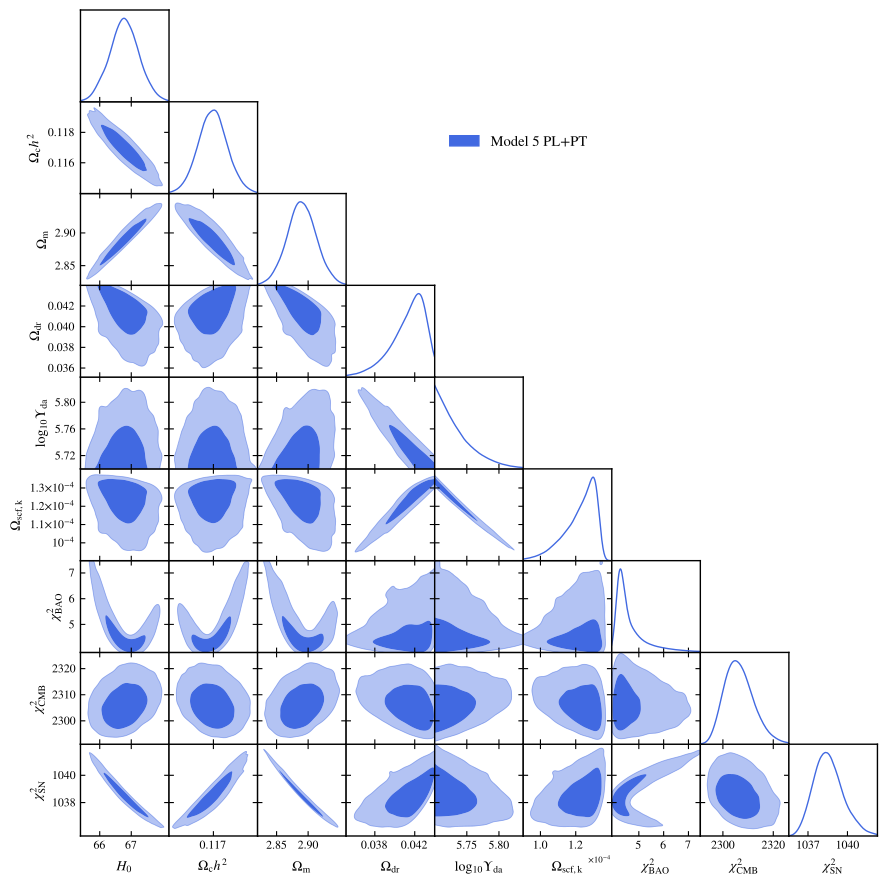

Reproduce this figure in Python.
import getdist.plots as gplot
from getdist import MCSamples
from getdist import loadMCSamples
import os
import matplotlib
import subprocess
import matplotlib.pyplot as plt
import numpy as np

# GENERAL PLOT OPTIONS
matplotlib.rcParams['mathtext.fontset'] = 'stix'
matplotlib.rcParams['font.family'] = 'STIXGeneral'
matplotlib.rcParams['mathtext.rm'] = 'Bitstream Vera Sans'
matplotlib.rcParams['mathtext.it'] = 'Bitstream Vera Sans:italic'
matplotlib.rcParams['mathtext.bf'] = 'Bitstream Vera Sans:bold'
matplotlib.rcParams['xtick.bottom'] = True
matplotlib.rcParams['xtick.top'] = False
matplotlib.rcParams['ytick.right'] = False
matplotlib.rcParams['axes.edgecolor'] = 'black'
matplotlib.rcParams['axes.linewidth'] = '1.0'
matplotlib.rcParams['axes.labelsize'] = 'medium'
matplotlib.rcParams['axes.grid'] = True
matplotlib.rcParams['grid.linewidth'] = '0.0'
matplotlib.rcParams['grid.alpha'] = '0.18'
matplotlib.rcParams['grid.color'] = 'lightgray'
matplotlib.rcParams['legend.labelspacing'] = 0.77
matplotlib.rcParams['savefig.bbox'] = 'tight'
matplotlib.rcParams['savefig.format'] = 'pdf'

parameter = [u'H0',u'omegach2',u'Omega_m',u'Omega0_da_dr',u'scf_friction', u'Omega0_scf_ke',
u'chi2bao',u'chi2CMB', u'chi2sn']
chaindir=r'.'

root_chains = ('EXAMPLE_MCMC5','EXAMPLE_MCMC20')

#The previous run had 'scf_friction' : 5.7 (Omega_dr_max = 0.044) - 8. 7 (Omega_dr_min = 0.0008)
or_min = 0.0008
or_max = 0.044 

analysissettings={'smooth_scale_1D':0.15,'smooth_scale_2D':0.15,
'ignore_rows': u'0.5', 'range_confidence' : u'0.015'}

analysissettings2={'smooth_scale_1D':0.25,'smooth_scale_2D':0.25,
'ignore_rows': u'0.0', 'range_confidence' : u'0.015'}

samples=loadMCSamples('./' + root_chains[0], settings=analysissettings)
samples.deleteZeros()
samples.ranges.setRange('Omega0_da_dr', [or_min, or_max])
samples.thin(factor = int(len(samples.weights)/20000))
p = samples.getParams()
samples.saveAsText('.VM_P4V5_TMP1')
samples=loadMCSamples('./' + '.VM_P4V5_TMP1',settings=analysissettings2)
samples.addDerived(p.chi2__planck_2018_lowl.TT + 
  p.chi2__planck_2018_lowl.EE + p.chi2__planck_2018_highl_plik.TTTEEE, 
  name='chi2CMB',label='{\\chi^2_{\\mathrm{CMB}}}')
samples.addDerived(p.chi2__sn.pantheon, 
  name='chi2sn',label='{\\chi^2_{\\mathrm{SN}}}')
samples.addDerived(p.chi2__bao.sdss_dr12_consensus_bao + p.chi2__bao.sdss_dr7_mgs, 
  name='chi2bao',label='{\\chi^2_{\\mathrm{BAO}}}')
samples.saveAsText('.VM_P4V5_TMP1')


#GET DIST PLOT SETUP
g=gplot.getSubplotPlotter(chain_dir=chaindir, analysis_settings=analysissettings2,width_inch=9.0)
g.settings.lw_contour = 1.2
g.settings.legend_rect_border = False
g.settings.figure_legend_frame = False
g.settings.axes_fontsize = 13.5
g.settings.legend_fontsize = 15.5
g.settings.alpha_filled_add = 0.7
g.settings.lab_fontsize=15
g.legend_labels=False

param_3d = None
g.triangle_plot(['.VM_P4V5_TMP1'],parameter,
plot_3d_with_param=param_3d,line_args=[
{'lw': 1.0,'ls': 'solid', 'color':'royalblue'}],
contour_colors=['royalblue'],
filled=True,shaded=False,
legend_labels=['Model 5 PL+PT'],legend_loc=(0.5,0.825),
imax_shaded=0)
g.export()
